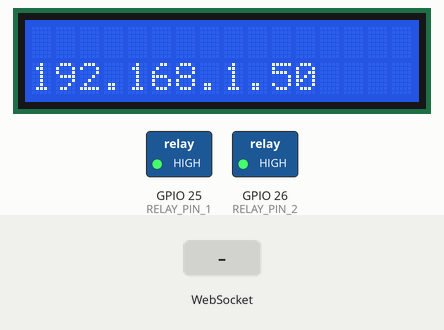
Simulated run of this program. Board: ESP32. On the bench: 16×2 character LCD, switched loads named in the program (green lamp = pin HIGH). Inputs (shaded band) come from the test bench. WiFi joins after 1.5 s; servers stay silent unless stated.

Above: at 2.7 s.
2.8 s: WebSocket text "1" received
At 3.1 s:
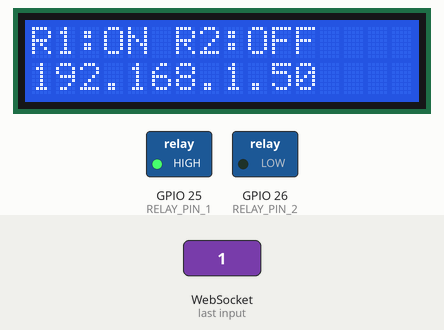
4.3 s: WebSocket text "0" received
At 5.5 s:
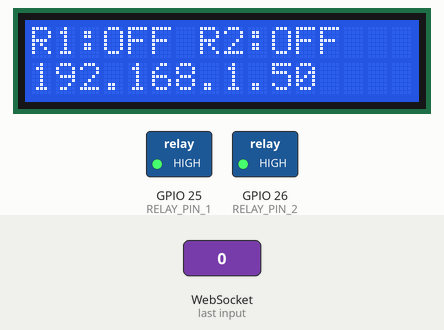
Timing chart, 0 to 7.3 s (numbered marks = the images above; inputs shaded):
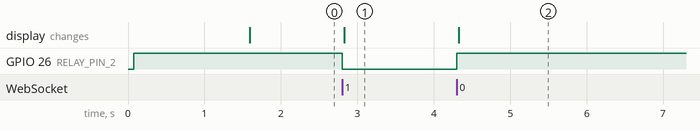

Measured:
- after the input at 2.8 s, GPIO 26 (RELAY_PIN_2): HIGH → LOW at once; the display: changes at once (image 1)
- after the input at 4.3 s, GPIO 26 (RELAY_PIN_2): LOW → HIGH at once; the display: changes at once (image 2)

The program:

main.cpp
```cpp
#include <Arduino.h>
#include <WiFi.h>
#include <WebServer.h>
#include <WebSocketsServer.h>
#include <Wire.h>
#include <LiquidCrystal_I2C.h>


WebServer server(80);                                 // the server uses port 80 (standard port for websites
WebSocketsServer webSocket = WebSocketsServer(81);    // the websocket uses port 81 (standard port for websockets
LiquidCrystal_I2C lcd(0x27, 16, 2);

constexpr unsigned char RELAY_PIN_1 = 25, RELAY_PIN_2 = 26;


bool relayState1 = false, relayState2 = false;
const char* SSID = "ALMA";
const char* PASSWORD = "(EVIL)(ALMA)(1322)";
const char* webpage = "<html><head> <title>ESP Relay Control</title></head><body> <center> <p class='title'>Relay Status</p> <div class='toggle-wrapper'> <label class='toggle'> <span class='text1'>Relay 1</span> <input type='checkbox' id = 'r1'> <span class='slider'></span> </label> </div> <div class='toggle-wrapper'> <label class='toggle'> <span class='text1'>Relay 2</span> <input type='checkbox' id = 'r2'> <span class='slider'></span> </label> </div> <div class='toggle-wrapper'> <label class='toggle'> <span class='text1'>LCD <br>OFF ON</span> <input type='checkbox' id = 'lcd'> <span class='slider'></span> </label> </div> </center> <style> body { background-color: darkgray; } .text1 { position: relative; color: black; font-size: 30px; } .title { color: red; font-size: 52px; } .toggle-wrapper { display: flex; justify-content: center; margin-top: 20px; } .toggle { position: relative; display: inline-block; block-size: 32px; color: black; cursor: pointer; width: 120px; height: 80px; background-color: rgb(102, 76, 145); border: 1px solid black; } .toggle input[type='checkbox'] { display: none; } .toggle .slider::before { position: absolute; content: ''; height: 40px; width: 60px; left: 0px; bottom: 0px; background-color: green; transition: .4s; } .toggle input[type='checkbox']:checked + .slider::before { transform: translateX(60px); background-color: red; } </style> <script> let Socket; const toggle1 = document.getElementById('r1'); const toggle2 = document.getElementById('r2'); const lcdToggle = document.getElementById('lcd'); toggle1.addEventListener('change', function(){ let sendVal = 0; if(toggle1.checked){ sendVal = 0b00000001; } else{ sendVal = 0b00000000; } Socket.send(sendVal); } ); toggle2.addEventListener('change', function(){ let sendVal = 0; if(toggle2.checked){ sendVal = 0b00000011; } else{ sendVal = 0b00000010; } Socket.send(sendVal); } ); lcdToggle.addEventListener('change', function(){ let sendVal = 0; if(lcdToggle.checked){ sendVal = 0b00001000; } else{ sendVal = 0b00000100; } Socket.send(sendVal); } ); window.onload = function(event) { Socket = new WebSocket('ws://' + window.location.hostname + ':81/'); } </script></body></html>";


void webSocketEvent(byte num, WStype_t type, uint8_t * payload, size_t length);
void setup() {
  Serial.begin(115200);
  lcd.init();

  lcd.backlight();
  lcd.clear();
  lcd.setCursor(2,0);
  lcd.print("Connecting");
  pinMode(RELAY_PIN_1, OUTPUT);
  pinMode(RELAY_PIN_2, OUTPUT);
  digitalWrite(RELAY_PIN_1, HIGH);
  digitalWrite(RELAY_PIN_2, HIGH);
  WiFi.mode(WIFI_STA);
  WiFi.begin(SSID, PASSWORD);
  while(WiFi.status() != WL_CONNECTED){
    delay(300);
  }

  lcd.clear();
  lcd.setCursor(0,1);
  lcd.print(WiFi.localIP());

  server.on("/", []() {                               // define here wat the webserver needs to do
    server.send(200, "text/html", webpage);           //    -> it needs to send out the HTML string "webpage" to the client
  });
  server.begin();


  webSocket.begin();                                  // start websocket
  webSocket.onEvent(webSocketEvent);


}

void loop() {
  server.handleClient();
  webSocket.loop();
}

void updateLCD() {
  lcd.clear();
  lcd.setCursor(0,1);
  lcd.print(WiFi.localIP());
  lcd.setCursor(0,0);
  lcd.print("R1:");
  lcd.print(relayState2 ? "ON" : "OFF");
  lcd.print(" R2:");
  lcd.print(relayState1 ? "ON" : "OFF");
}

void setRelay(uint8_t data){
  if(data & 0b00000010){
    if(data & 0b00000001){
      relayState1 = true;
    }
    else{
      relayState1 = false;
    }
  }
  else{
    if(data & 0b00000001){
      relayState2 = true;
    }
    else{
      relayState2 = false;
    }
  }


  digitalWrite(RELAY_PIN_1, !relayState1);
  digitalWrite(RELAY_PIN_2, !relayState2);
  updateLCD();
}


void webSocketEvent(byte num, WStype_t type, uint8_t * payload, size_t length) {      // the parameters of this callback function are always the same -> num: id of the client who send the event, type: type of message, payload: actual data sent and length: length of payload

  switch (type) {                                     // switch on the type of information sent

    case WStype_TEXT:                                 // if a client has sent data, then type == WStype_TEXT
      uint8_t data = payload[0];
      if(data & 0b00000100){
        lcd.display();
        lcd.backlight();
      }
      else if (data & 0b00001000){
        lcd.noDisplay();
        lcd.noBacklight();

      }
      else{
        setRelay(data);
      }
      break;
  }
}
```
